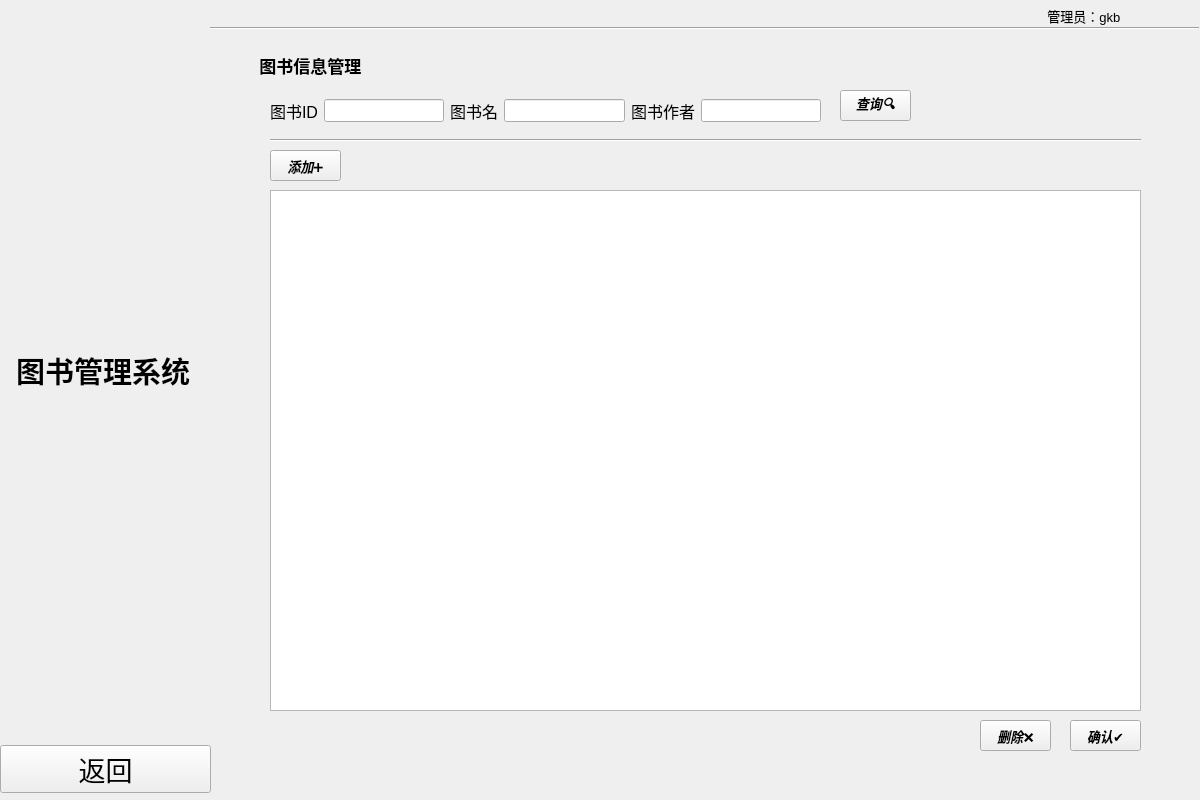
<?xml version="1.0" encoding="UTF-8"?>
<ui version="4.0">
 <class>BookManager</class>
 <widget class="QWidget" name="BookManager">
  <property name="geometry">
   <rect>
    <x>0</x>
    <y>0</y>
    <width>1200</width>
    <height>800</height>
   </rect>
  </property>
  <property name="font">
   <font>
    <pointsize>10</pointsize>
   </font>
  </property>
  <property name="windowTitle">
   <string>Form</string>
  </property>
  <widget class="QLabel" name="Manager">
   <property name="geometry">
    <rect>
     <x>210</x>
     <y>0</y>
     <width>991</width>
     <height>31</height>
    </rect>
   </property>
   <property name="font">
    <font>
     <pointsize>10</pointsize>
    </font>
   </property>
   <property name="text">
    <string>                                                                                                                                                                                                                                        管理员：gkb</string>
   </property>
  </widget>
  <widget class="Line" name="line1">
   <property name="geometry">
    <rect>
     <x>210</x>
     <y>20</y>
     <width>989</width>
     <height>16</height>
    </rect>
   </property>
   <property name="orientation">
    <enum>Qt::Horizontal</enum>
   </property>
  </widget>
  <widget class="QWidget" name="DataWidget" native="true">
   <property name="geometry">
    <rect>
     <x>250</x>
     <y>50</y>
     <width>911</width>
     <height>711</height>
    </rect>
   </property>
   <widget class="QLabel" name="BookInformationManagerTitle">
    <property name="geometry">
     <rect>
      <x>0</x>
      <y>0</y>
      <width>911</width>
      <height>31</height>
     </rect>
    </property>
    <property name="font">
     <font>
      <pointsize>13</pointsize>
      <italic>false</italic>
      <bold>true</bold>
     </font>
    </property>
    <property name="text">
     <string>  图书信息管理</string>
    </property>
   </widget>
   <widget class="QPushButton" name="AddpushButton">
    <property name="geometry">
     <rect>
      <x>20</x>
      <y>100</y>
      <width>71</width>
      <height>31</height>
     </rect>
    </property>
    <property name="font">
     <font>
      <pointsize>10</pointsize>
      <italic>true</italic>
      <bold>true</bold>
     </font>
    </property>
    <property name="text">
     <string>添加➕</string>
    </property>
   </widget>
   <widget class="Line" name="line">
    <property name="geometry">
     <rect>
      <x>20</x>
      <y>80</y>
      <width>871</width>
      <height>21</height>
     </rect>
    </property>
    <property name="orientation">
     <enum>Qt::Horizontal</enum>
    </property>
   </widget>
   <widget class="QPushButton" name="SearchpushButton">
    <property name="geometry">
     <rect>
      <x>590</x>
      <y>40</y>
      <width>71</width>
      <height>31</height>
     </rect>
    </property>
    <property name="font">
     <font>
      <pointsize>10</pointsize>
      <italic>true</italic>
      <bold>true</bold>
     </font>
    </property>
    <property name="text">
     <string>查询🔍</string>
    </property>
   </widget>
   <widget class="QTableView" name="tableView">
    <property name="geometry">
     <rect>
      <x>20</x>
      <y>140</y>
      <width>871</width>
      <height>521</height>
     </rect>
    </property>
   </widget>
   <widget class="QPushButton" name="SurepushButton">
    <property name="geometry">
     <rect>
      <x>820</x>
      <y>670</y>
      <width>71</width>
      <height>31</height>
     </rect>
    </property>
    <property name="font">
     <font>
      <pointsize>10</pointsize>
      <italic>true</italic>
      <bold>true</bold>
     </font>
    </property>
    <property name="text">
     <string>确认✔</string>
    </property>
   </widget>
   <widget class="QPushButton" name="CanclepushButton">
    <property name="geometry">
     <rect>
      <x>730</x>
      <y>670</y>
      <width>71</width>
      <height>31</height>
     </rect>
    </property>
    <property name="font">
     <font>
      <pointsize>10</pointsize>
      <italic>true</italic>
      <bold>true</bold>
     </font>
    </property>
    <property name="text">
     <string>删除❌</string>
    </property>
   </widget>
   <widget class="QWidget" name="">
    <property name="geometry">
     <rect>
      <x>20</x>
      <y>40</y>
      <width>551</width>
      <height>41</height>
     </rect>
    </property>
    <layout class="QHBoxLayout" name="horizontalLayout">
     <property name="bottomMargin">
      <number>0</number>
     </property>
     <item>
      <widget class="QLabel" name="label">
       <property name="font">
        <font>
         <pointsize>12</pointsize>
        </font>
       </property>
       <property name="text">
        <string>图书ID</string>
       </property>
      </widget>
     </item>
     <item>
      <widget class="QLineEdit" name="BookIDlineEdit">
       <property name="font">
        <font>
         <pointsize>10</pointsize>
         <italic>false</italic>
        </font>
       </property>
       <property name="text">
        <string/>
       </property>
      </widget>
     </item>
     <item>
      <widget class="QLabel" name="label_2">
       <property name="font">
        <font>
         <pointsize>12</pointsize>
        </font>
       </property>
       <property name="text">
        <string>图书名</string>
       </property>
      </widget>
     </item>
     <item>
      <widget class="QLineEdit" name="BookNamelineEdit">
       <property name="font">
        <font>
         <pointsize>10</pointsize>
         <italic>false</italic>
        </font>
       </property>
       <property name="text">
        <string/>
       </property>
      </widget>
     </item>
     <item>
      <widget class="QLabel" name="label_3">
       <property name="font">
        <font>
         <pointsize>12</pointsize>
        </font>
       </property>
       <property name="text">
        <string>图书作者</string>
       </property>
      </widget>
     </item>
     <item>
      <widget class="QLineEdit" name="BookWriterlineEdit">
       <property name="font">
        <font>
         <pointsize>10</pointsize>
         <italic>false</italic>
        </font>
       </property>
       <property name="text">
        <string/>
       </property>
      </widget>
     </item>
    </layout>
   </widget>
  </widget>
  <widget class="QWidget" name="">
   <property name="geometry">
    <rect>
     <x>0</x>
     <y>2</y>
     <width>211</width>
     <height>801</height>
    </rect>
   </property>
   <layout class="QVBoxLayout" name="verticalLayout">
    <property name="bottomMargin">
     <number>10</number>
    </property>
    <item>
     <widget class="QLabel" name="Title">
      <property name="font">
       <font>
        <pointsize>22</pointsize>
        <italic>false</italic>
        <bold>true</bold>
        <underline>false</underline>
        <strikeout>false</strikeout>
        <kerning>true</kerning>
       </font>
      </property>
      <property name="text">
       <string>  图书管理系统</string>
      </property>
      <property name="textFormat">
       <enum>Qt::AutoText</enum>
      </property>
     </widget>
    </item>
    <item>
     <widget class="QPushButton" name="ReturnpushButton">
      <property name="font">
       <font>
        <pointsize>20</pointsize>
       </font>
      </property>
      <property name="text">
       <string>返回</string>
      </property>
     </widget>
    </item>
   </layout>
  </widget>
 </widget>
 <resources/>
 <connections/>
</ui>
